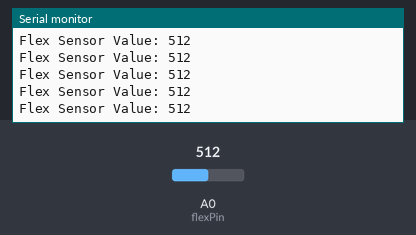
Simulated run of this sketch. Board: Arduino Uno, built with avr-gcc and run on an emulated ATmega328P. Shown: the last lines printed to the serial monitor. The test bench sets the inputs (shaded band); at power-on: A0 (flexPin) = 512.

Above: at 1.2 s.
1.3 s: A0 (flexPin) set to 716
At 1.56 s:
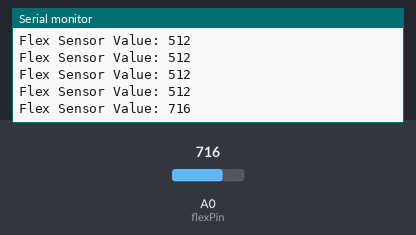
2.8 s: A0 (flexPin) set to 900
At 2.96 s:
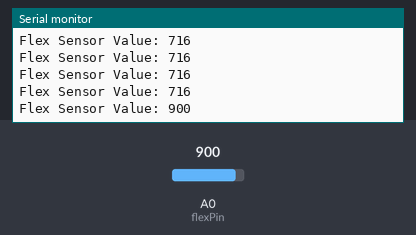
Timing chart, 0 to 5.8 s (numbered marks = the images above; inputs shaded):
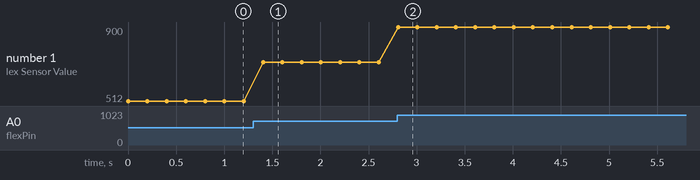

The sketch:

FLEX_basic_read.ino
```cpp
/*
 ============================================================================
 Título      : Lectura básica de sensor de flexión con Arduino
 Descripción : Este código permite leer la señal analógica generada por un
               sensor flexible (Flex Sensor) al ser doblado. La lectura se
               muestra en el monitor serial y representa la variación de
               resistencia según el ángulo de flexión.
 ----------------------------------------------------------------------------
 Docente     : Renzo Chan Ríos / Lewis De La Cruz
 Curso       : Fundamentos de Biodiseño
 Universidad : Universidad Peruana Cayetano Heredia (UPCH)
 Año         : 2025
 Versión     : 0.1
 ============================================================================
*/

// Se define el pin analógico al que se conecta el sensor.
// El Flex Sensor se conecta en un divisor de voltaje junto con una resistencia fija.
// El voltaje de salida de ese divisor se mide en el pin A0.
const int flexPin = A0;

void setup() {
  // Se inicia la comunicación serial a 9600 baudios.
  // Esta comunicación permite enviar datos desde el Arduino a la computadora
  // y observarlos en el monitor serial del IDE.
  Serial.begin(9600);
}

void loop() {
  // Se lee el valor analógico del pin A0.
  // La función analogRead() convierte el voltaje (0V a 5V) en un valor entre 0 y 1023.
  // Este valor está relacionado con la resistencia del Flex Sensor, que cambia al doblarse.
  int flexValue = analogRead(flexPin);

  // Se imprime en el monitor serial el valor leído.
  // A mayor flexión, mayor resistencia -> menor voltaje -> menor valor leído.
  Serial.print("Flex Sensor Value: ");
  Serial.println(flexValue);

  // Se incluye un retardo de 200 milisegundos para que la lectura no sea muy rápida,
  // facilitando su visualización en tiempo real y reduciendo el "ruido" visual en los datos.
  delay(200);
}
```

Measured:
- after the input at 1.3 s, the serial monitor: prints a new line after 0.10 s (image 1)
- after the input at 2.8 s, the serial monitor: prints a new line at once (image 2)
- plotted number 1: 512 → 716 after the input at 1.3 s, 716 → 900 after the input at 2.8 s
